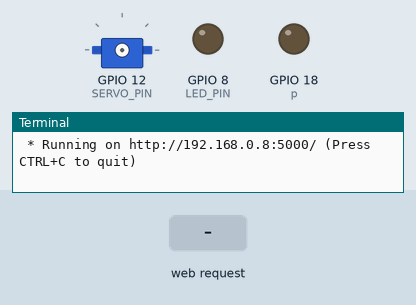
The program below on a simulated Raspberry Pi (BCM pin numbers). On the bench: servo, output pins drawn as LEDs (lit = HIGH), the last lines printed to the terminal. The inputs (shaded band) are chosen by the test bench. Servo angles are drawn from the pulse width (0.5 ms = 0°, 2.5 ms = 180°); the clock reads 2024-03-15 10:24:30 at power-on unless the program sets it.

Above: at 1.2 s.
1.3 s: HTTP request for /led/on received
At 2.5 s:
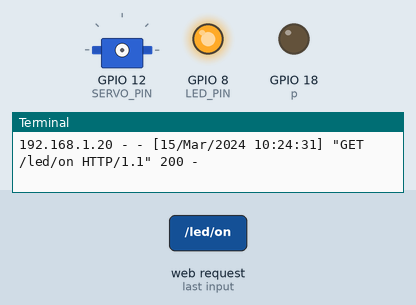
2.8 s: HTTP request for /window/on received
At 3.9 s:
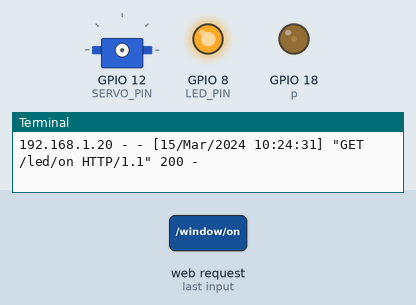
5.8 s: HTTP request for /led/off received
At 6.2 s:
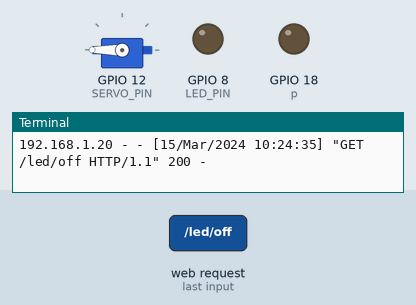
7.3 s: HTTP request for /window/off received
At 8.5 s:
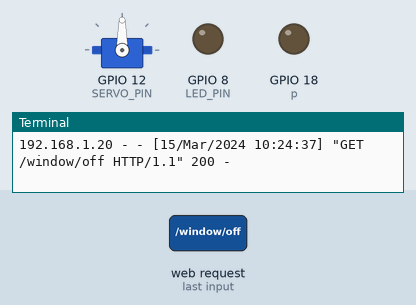
8.8 s: HTTP request for /led/on received
At 9.6 s:
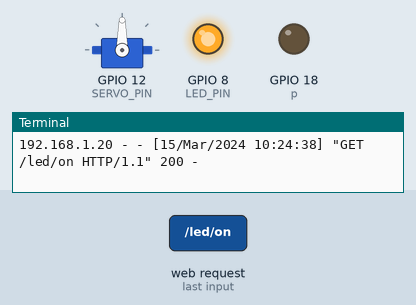
10.3 s: HTTP request for /window/on received
At 13.1 s:
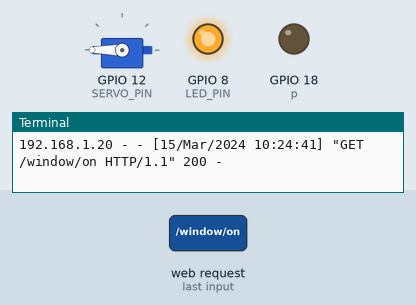
Timing chart, 0 to 14.3 s (numbered marks = the images above; inputs shaded):
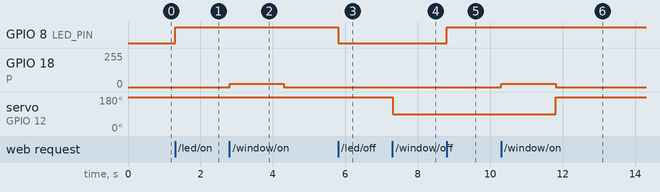

Measured:
- after the input at 1.3 s, GPIO 8 (LED_PIN): LOW → HIGH at once
- after the input at 2.8 s, GPIO 18 (p): 0/255 → 26/255 at once, → 0/255 1.5 s later
- after the input at 5.8 s, GPIO 8 (LED_PIN): HIGH → LOW at once
- after the input at 7.3 s, servo on GPIO 12 (SERVO_PIN): 180° → 90° at once
- after the input at 8.8 s, GPIO 8 (LED_PIN): LOW → HIGH at once
- after the input at 10.3 s, GPIO 18 (p): 0/255 → 26/255 at once, → 0/255 1.5 s later; servo on GPIO 12 (SERVO_PIN): 90° → 180° after 1.5 s

The program:

flask_smart.py
```python
from flask import Flask, request
from flask import render_template
import RPi.GPIO as GPIO
import time

app = Flask(__name__)

LED_PIN = 8
SERVO_PIN = 12

GPIO.setwarnings(False)
GPIO.setmode(GPIO.BCM)
GPIO.setup(LED_PIN, GPIO.OUT)
GPIO.setup(SERVO_PIN, GPIO.OUT)
GPIO.setup(18,GPIO.OUT)

p=GPIO.PWM(18,100)
Frq=[263,294,330]
speed=0.5

servo = GPIO.PWM(SERVO_PIN, 50)
servo.start(0)

@app.route("/")
def hello():
    return render_template("index.html")
    return "SMART HOME"

@app.route("/led/on")
def led_on():
    try:
        GPIO.output(LED_PIN, 1)
        return "ok"
    except expression as identifier:
        return "fail"

@app.route("/led/off")
def led_off():
    try:
        GPIO.output(LED_PIN, 0)
        return "ok"
    except expression as identifier:
        return "fail"

@app.route("/window/on")
def window_on():
    try:
        p.start(10)
        for fr in Frq:
            p.ChangeFrequency(fr)
            time.sleep(speed)
        servo.ChangeDutyCycle(12.5) #180
        p.stop()
        return "ok"
    except expression as identifier:
        return "fail"

@app.route("/window/off")
def window_off():
    try:
        servo.ChangeDutyCycle(7.5) #180
        return "ok"
    except expression as identifier:
        return "fail"

@app.route("/gpio/cleanup")
def gpio_cleanup():
    servo.stop()
    GPIO.output(LED_PIN, GPIO.LOW)
    GPIO.cleanup()
    return "GPIO CLEAN UP"

if __name__ == "__main__":
    app.run(host="192.168.0.8") # local host
```
